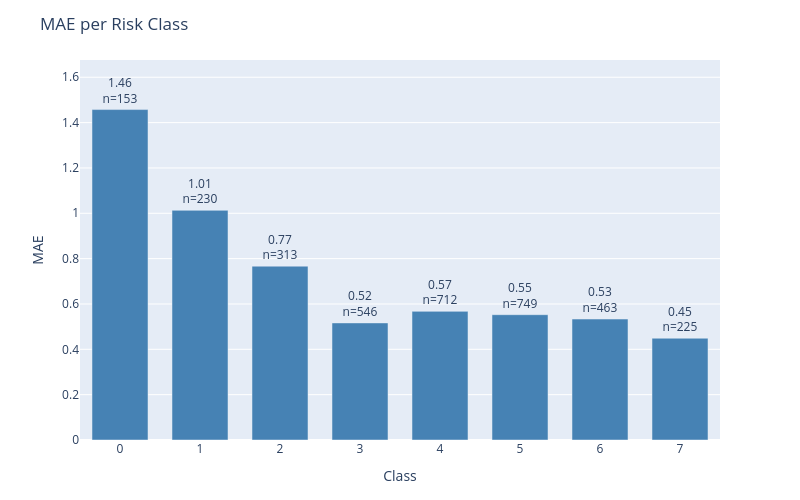

Notebook code cell kept with this figure:
### Code cell
plot_error_by_group(
    df=results_test,
    y_true_col='actual',
    y_pred_col='prediction',
    group_by='class',
    metric='mae',
    title='MAE per Risk Class'
)

### Figure 1 — Plotly figure (JSON) as saved in the notebook; plotly's stock layout.template omitted (floating-point values rounded to 4 significant figures)
{"data": [{"marker": {"color": "steelblue"}, "text": ["1.46<br>n=153", "1.01<br>n=230", "0.77<br>n=313", "0.52<br>n=546", "0.57<br>n=712", "0.55<br>n=749", "0.53<br>n=463", "0.45<br>n=225"], "textposition": "outside", "type": "bar", "x": ["0", "1", "2", "3", "4", "5", "6", "7"], "y": [1.458, 1.013, 0.7668, 0.5165, 0.5674, 0.5527, 0.5335, 0.4489]}], "layout": {"bargap": 0.3, "height": 500, "margin": {"b": 60, "t": 60}, "title": {"text": "MAE per Risk Class"}, "uniformtext": {"minsize": 8, "mode": "hide"}, "width": 800, "xaxis": {"title": {"text": "Class"}}, "yaxis": {"range": [0, 1.676], "title": {"text": "MAE"}}}}
